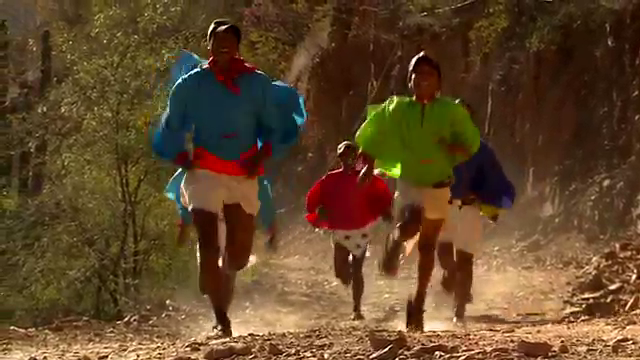
#> input picture frame 94 of Video/run.mp4, 640 x 360 px, given in place of chaplin.mp4, which was not available
$ jupyter execute 02_Dense_Optical_Flow.ipynb
#> lines starting #> are read from the running program, lines starting #| are printed output that depends on the picture; pictures that were not available may be replaced by others from this repository, and a replacement may not be noted
[cell 1]
# import libraries
import cv2
import numpy as np

# video capture
cap = cv2.VideoCapture('Video/chaplin.mp4')

# read the capture and get first frame
ret, first_frame = cap.read()
#> first_frame is the input picture: shape (360, 640, 3); mean B, G, R 41.2, 70.2, 96.5

# convert frame to grayscale
prev_gray = cv2.cvtColor(first_frame,
                        cv2.COLOR_BGR2GRAY)
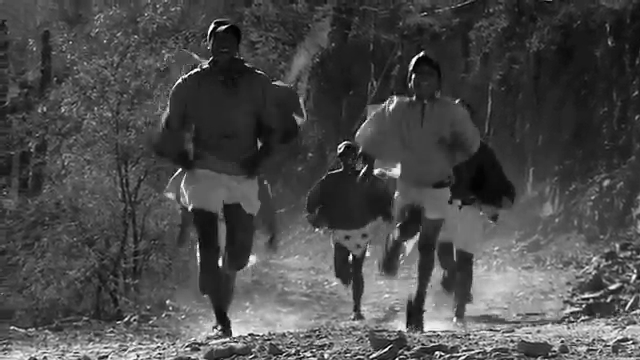
#> prev_gray: shape (360, 640); min 0, max 255, mean 74.7

# Create an image with the same dimension for drawing on later
mask = np.zeros_like(first_frame)

# saturation to maximum
mask[..., 1] = 255

# while loop
while(cap.isOpened()):

    # read the capture and get the first frame
    ret, frame = cap.read()
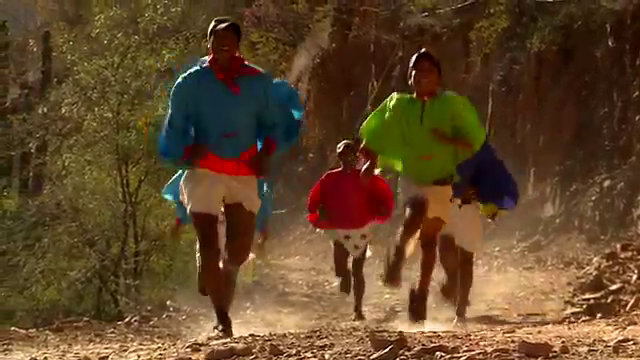
#> input picture frame 95 of Video/run.mp4, 640 x 360 px, given in place of chaplin.mp4, which was not available
#> frame is the input picture: shape (360, 640, 3); mean B, G, R 40.9, 70, 96.5

    # open new window and display the input frame
    cv2.imshow('input',frame)

    # convert all frames to grayscale (previously we did only the first frame)
    gray = cv2.cvtColor(frame,
                        cv2.COLOR_BGR2GRAY)
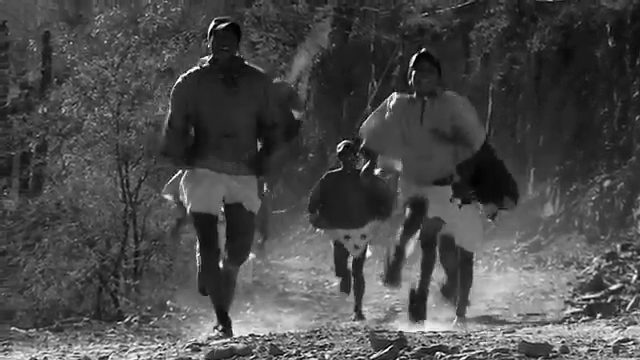
#> gray: shape (360, 640); min 0, max 255, mean 74.6

    # calculate dense optical flow by Farneback
    flow = cv2.calcOpticalFlowFarneback(prev_gray,
                                        gray,
                                        None,
                                        0.5,
                                        3,
                                        15,
                                        3,
                                        5,
                                        1.2,
                                        0)
                    # look at the resources

    # compute magnitude and angle
    magn, angle = cv2.cartToPolar(flow[..., 0],
                                  flow[..., 1])
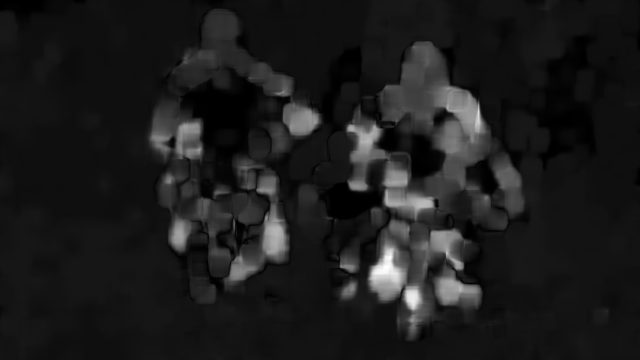
#> magn: shape (360, 640) float32; min 0.000166, max 11.83, mean 1.32; drawn with min black and max white
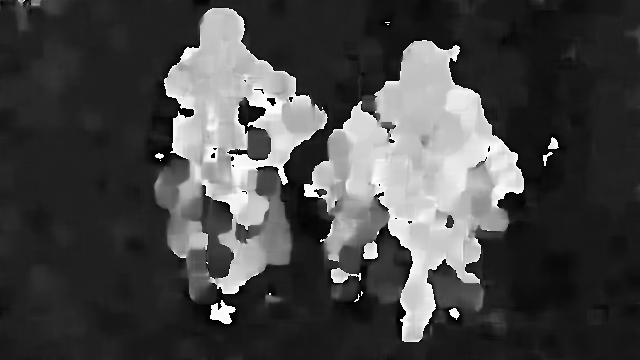
#> angle: shape (360, 640) float32; min 0.000113, max 6.28, mean 1.75; drawn with min black and max white

    # set image hue depending on the optical flow direction
    mask[..., 0 ] = angle*180/np.pi/2
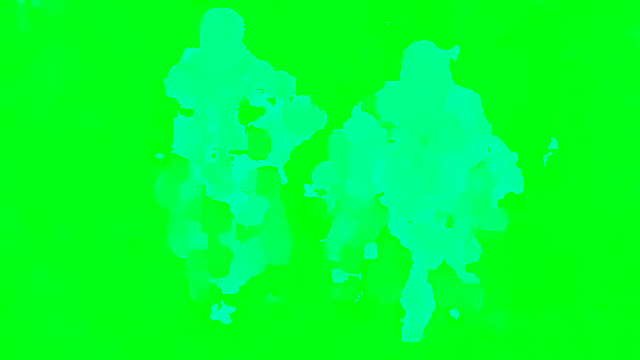
#> mask: shape (360, 640, 3); mean of channels 0, 1, 2 49.5, 255, 0; drawn as B, G, R

    # normalize the magnitude
    mask[..., 2] = cv2.normalize(magn,
                                 None,
                                 0,
                                 255,
                                 cv2.NORM_MINMAX)
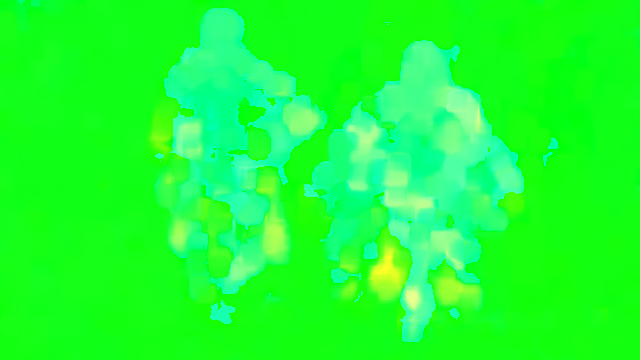
#> mask: shape (360, 640, 3); mean of channels 0, 1, 2 49.5, 255, 28; drawn as B, G, R

    # convert HSV to RGB
    rgb = cv2.cvtColor(mask, cv2.COLOR_HSV2RGB)
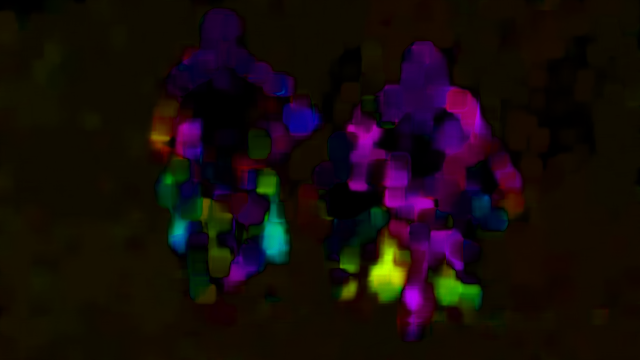
#> rgb: shape (360, 640, 3); mean R, G, B 22.2, 11.8, 10.9

    # open new window and display the output
    cv2.imshow('Dense Optical Flow', rgb)

    # update previous frame
    prev_gray = gray

    # close the frame
    if cv2.waitKey(200) & 0xFF==ord('q'):
#> (key q is pressed here)
        break

# release and destroy
cap.release()
cv2.destroyAllWindows()

$ run again, starting later in the video
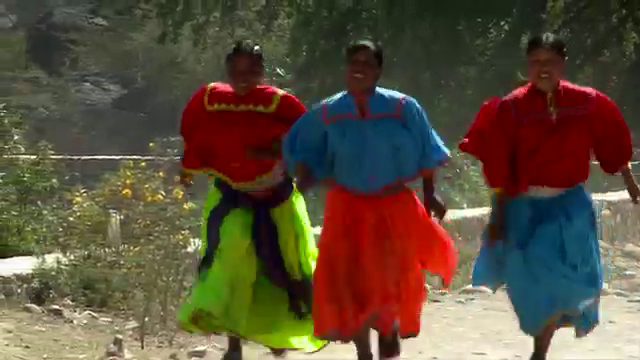
#> input picture frame 423 of Video/run.mp4, 640 x 360 px, given in place of chaplin.mp4, which was not available
#> first_frame is the input picture: shape (360, 640, 3); mean B, G, R 60.2, 78.3, 91.6
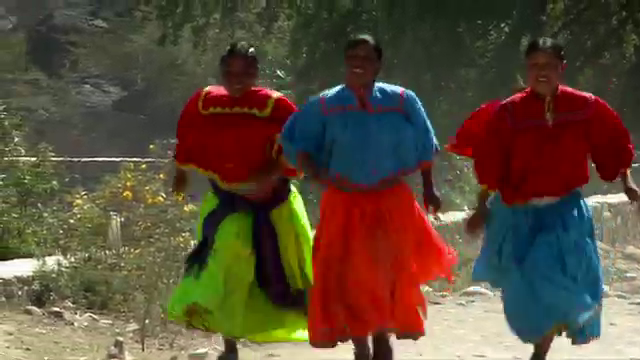
#> input picture frame 424 of Video/run.mp4, 640 x 360 px, given in place of chaplin.mp4, which was not available
#> frame is the input picture: shape (360, 640, 3); mean B, G, R 58.2, 75.8, 90.7
#> `rgb = cv2.cvtColor(mask, cv2.COLOR_HSV2RGB)`:
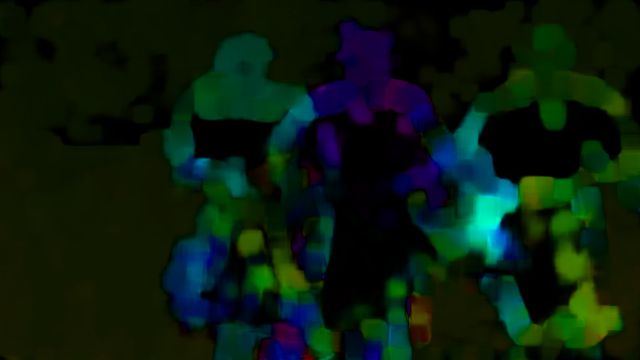
#> rgb: shape (360, 640, 3); mean R, G, B 9.6, 28.3, 13.8

$ run again, starting later in the video
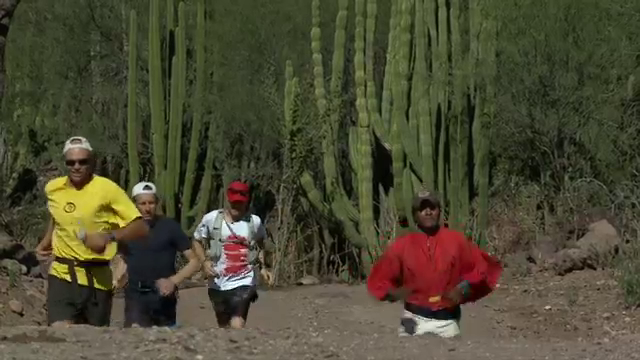
#> input picture frame 753 of Video/run.mp4, 640 x 360 px, given in place of chaplin.mp4, which was not available
#> first_frame is the input picture: shape (360, 640, 3); mean B, G, R 51.5, 73.2, 75.6
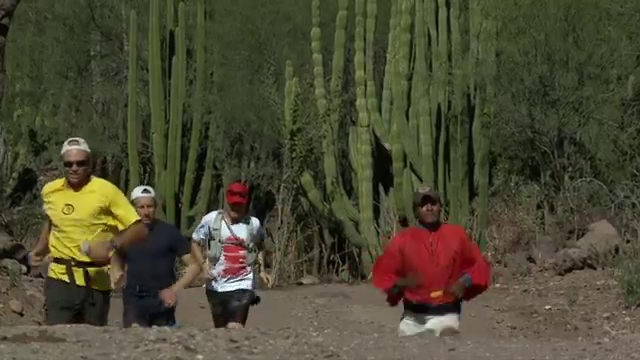
#> input picture frame 754 of Video/run.mp4, 640 x 360 px, given in place of chaplin.mp4, which was not available
#> frame is the input picture: shape (360, 640, 3); mean B, G, R 51.7, 73.5, 75.8
#> `rgb = cv2.cvtColor(mask, cv2.COLOR_HSV2RGB)`:
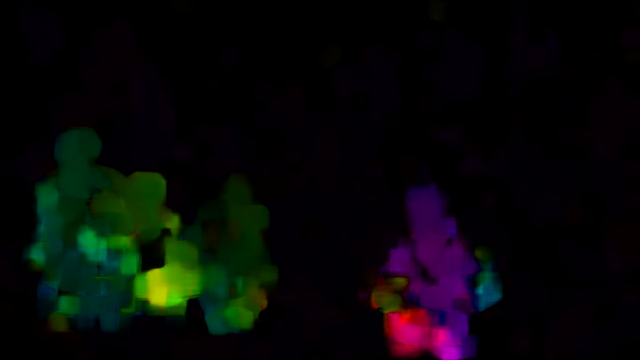
#> rgb: shape (360, 640, 3); mean R, G, B 7.2, 8.5, 7.6
